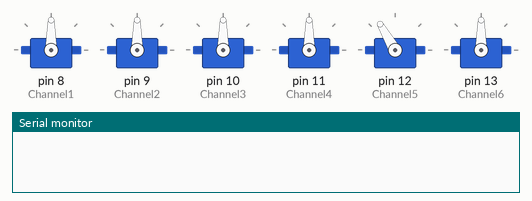
A sketch run on a simulated Arduino Uno, built with avr-gcc and run on an emulated ATmega328P. Parts: 6 × servo, the last lines printed to the serial monitor.

Above: at 0.1 s.
At 2.1 s:
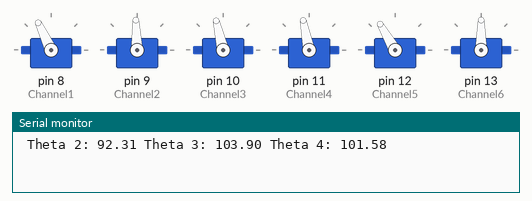
At 12.1 s:
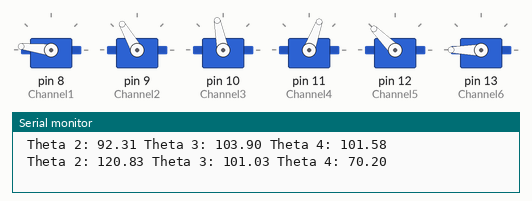
At 16.1 s:
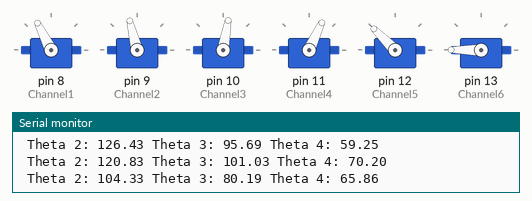
At 19.6 s:
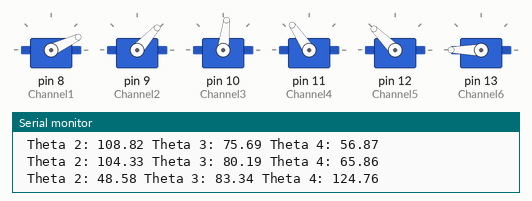
At 20.6 s:
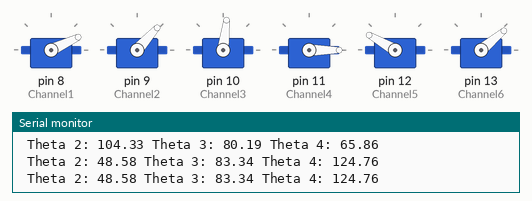
Timing chart, 0 to 22.1 s (numbered marks = the images above):
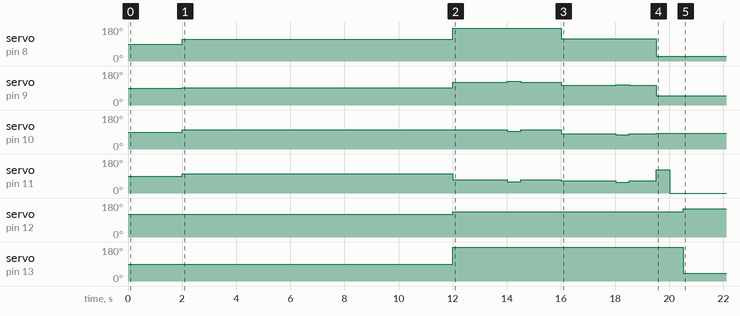

The sketch:

WaypointMisson.ino
```cpp
//Waypoint mission for robotic arm


#include <Servo.h>
#define Channel1 8
#define Channel2 9
#define Channel3 10
#define Channel4 11
#define Channel5 12
#define Channel6 13


Servo Servo1;
Servo Servo2;
Servo Servo3;
Servo Servo4;
Servo Servo5;
Servo Servo6;
int Servo1Angle=0;
int Servo2Angle=0;
int Servo3Angle=0;
int Servo4Angle=0;
int Servo5Angle=0;
int Servo6Angle=0;


double d_1 = 77; //Height to first joint
int l_1=150; // Lenght of first arm
int l_2=150;  // Length of second arm
int l_3=150; // Length of third arm
int RobotBody= 0; //
int x = 150; //Initalise End coordinates
int y = 100;
int z = 87;

float phi = -PI/2; // End posture of arm, in radians. Could be editable.

float xp = 0;
float zp = 0;
float ctheta_1 = 0;
float stheta_1 = 0;
float theta_1 = 90;
float x3 = 0;
float y3 = 0;
float z3 = 0;

double ctheta_3 = 0;
double stheta_3 = 0;
double theta_3 = 45;
double sbeta = 0;
double cbeta = 0;
double beta = 0;
double cpsi = 0;
double spsi = 0;
double psi = 0;
double theta_2 = 0;
double theta_4 = 0;
double theta_1deg = 0;
double theta_2deg = 0;
double theta_3deg = 0;
double theta_4deg = 0;
int Channel1Position = 90;
int Channel2Position = 45;
int Channel3Position = 45;
int Channel3PrevPosition = 45;
double MaxReach = 295;
double Current = 0;

void setup() {
  Serial.begin(115200);
  Servo1.attach(Channel1);
  Servo2.attach(Channel2);
  Servo3.attach(Channel3);
  Servo4.attach(Channel4);
  Servo5.attach(Channel5);
  Servo6.attach(Channel6);
//  attachPCINT(digitalPinToPCINT(4), MoveServo3, CHANGE);
//  attachPCINT(digitalPinToPCINT(5), MoveServo4, CHANGE);
//  attachPCINT(digitalPinToPCINT(6), MoveServo5, CHANGE);
//  attachPCINT(digitalPinToPCINT(7), MoveServo6, CHANGE);
}

void CurrentReach(void){
  Current = sqrt(pow(xp,2)+pow(zp,2)); // Work this out, like sqrt x^2+ y^2+z-77.6^2
}
void CalculateAngles(void){
  //Theta 1 calculation
  //Calculate the joint before the end one
xp=x-l_3*cos(phi);
zp=z-l_3*sin(phi);


  ctheta_3= ((pow(xp,2))+(pow(zp,2))-(pow(l_1,2))-(pow(l_2,2)))/(45000);
  stheta_3= -sqrt(1-pow(ctheta_3,2));
  theta_3 = atan2(stheta_3,ctheta_3);
  sbeta= zp/(sqrt((pow(xp,2))+(pow(zp,2))));
  cbeta = xp/(sqrt((pow(xp,2))+(pow(zp,2))));
  beta = atan2(sbeta,cbeta);
  cpsi= ((pow(xp,2))+(pow(zp,2))+(pow(l_1,2))-(pow(l_2,2)))/(2*l_1*(sqrt((pow(xp,2))+(pow(zp,2)))));
  spsi= (l_2*stheta_3)/(sqrt((pow(xp,2))+(pow(zp,2))));
  psi= atan2(spsi,cpsi);
  theta_2 = beta-psi;
  theta_4= phi-theta_2-theta_3;

  //convert radians to degrees
  theta_2deg= 180-(theta_2*180/PI);
  theta_3deg= 180+(theta_3*180/PI);
  theta_4deg= -(theta_4*180/PI);

    Serial.print(" Theta 2: ");
  Serial.print(theta_2deg);
    Serial.print(" Theta 3: ");
  Serial.print(theta_3deg);
    Serial.print(" Theta 4: ");
  Serial.print(theta_4deg);
  Serial.println();
}
void MoveServo1(void){

  Servo1Angle=y;
  Servo1.write(Servo1Angle);

}
void MoveServo2(void){

  Servo2Angle=theta_2deg;
  Servo2.write(theta_2deg);

}
void MoveServo3(void){

  Servo3Angle=theta_3deg;
  Servo3.write(theta_3deg);

}
void MoveServo4(void){

  Servo4Angle=theta_4deg;
  Servo4.write(theta_4deg);
}
void MoveServo5(void){ //Rotate gripper

}
void MoveServo6(void){ //activate gripper

  }


void StartPosition(void) {
x=153;
y=115;
z=30;
}

void AboveEnter(void) {
x=218;
y=173;
z=-72;
}
void ClickEnter(void) {
x=218;
y=173;
z=-106;
}
void AboveMouse(void) {
x=174;
y=117;
z=-66;
}
void ClickMouse(void) {
x=174;
y=117;
z=-90
;
}
void Face(void) {
x=24;
y=25;
z=48;
}
void Grin(void) {
x=24;
y=25;
z=48;
//phi=PI;
}

void Move(void){
    CalculateAngles();
  MoveServo1();
  MoveServo2();
  MoveServo3();
  MoveServo4();

}


void loop() {
phi = -PI/2;
Servo5.write(120);
Servo6.write(90);
 delay(2000);
 StartPosition();
 Move();
 delay(10000);
 Servo5.write(135);
 AboveEnter();
 Move();
 Servo6.write(180);
 delay(2000);
 ClickEnter();
 Move();
 delay(500);
 AboveEnter();
 Move();
 delay(1500);
 AboveMouse();
 Move();
 delay(2000);
 ClickMouse();
 Move();
 delay(500);
 AboveMouse();
 Move();
 delay(1000);
 Face();
 Move();
 delay(500);
 Grin();
 Move();
 Servo4.write(0);
 delay(500);
 Servo5.write(150);
 Servo6.write(40);
delay(20000);

}
```

Measured:
- by itself, servo on pin 8 (Channel1): 90° → 115° at 2.0 s, → 173° 10.0 s later, → 117° 4.0 s later, → 25° 3.5 s later
- by itself, servo on pin 9 (Channel2): 90° → 92° at 2.0 s, → 120° 10.0 s later, → 126° 2.0 s later, → 120° 0.50 s later, … (8 changes in this stretch)
- by itself, servo on pin 11 (Channel4): 90° → 101° at 2.0 s, → 70° 10.0 s later, → 59° 2.0 s later, → 70° 0.50 s later, … (9 changes in this stretch)
- by itself, servo on pin 12 (Channel5): 120° → 135° at 12.0 s, → 150° 8.5 s later
- by itself, servo on pin 13 (Channel6): 90° → 180° at 12.0 s, → 40° 8.5 s later
- by itself, servo on pin 10 (Channel3): 90° → 103° at 2.0 s, → 101° 10.0 s later, → 95° 2.0 s later, → 101° 0.50 s later, … (8 changes in this stretch)
